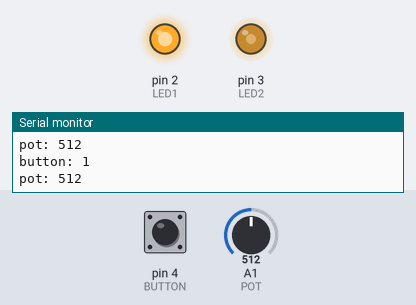
Bench run of a sketch on a simulated Arduino Uno, built with avr-gcc and run on an emulated ATmega328P. Shown: output pins drawn as LEDs (lit = HIGH), the last lines printed to the serial monitor. Inputs (shaded band) come from the test bench; at power-on: A1 (POT) = 512, pin 4 (BUTTON) HIGH.

Above: at 1.2 s.
1.3 s: A1 (POT) set to 716
At 2.5 s:
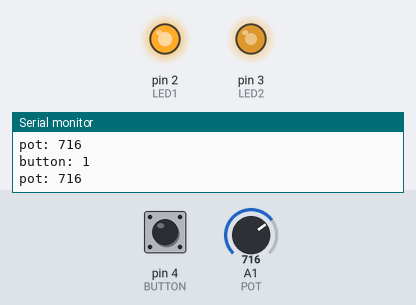
2.8 s: pin 4 (BUTTON) pulled LOW for 3.2 s
At 4.7 s:
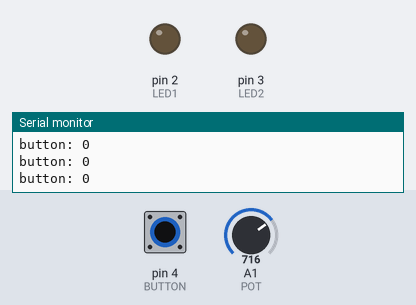
7.5 s: A1 (POT) set to 900
At 8.3 s:
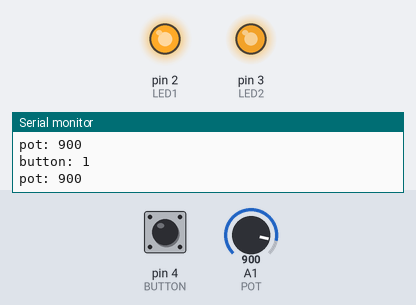
9.0 s: A1 (POT) set to 122
At 9.7 s:
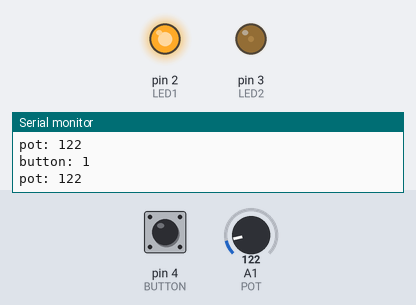
10.5 s: A1 (POT) set to 0
At 11.2 s:
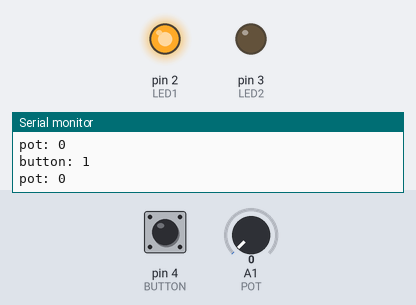
Timing chart, 0 to 13.0 s (numbered marks = the images above; inputs shaded):
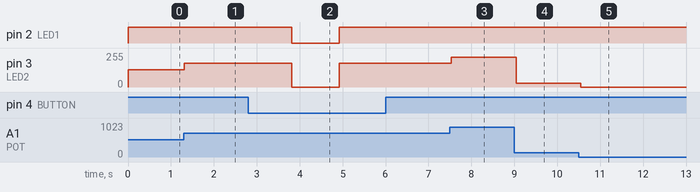

Measured:
- after the input at 1.3 s, pin 3 (LED2): 128/255 → 179/255 at once
- after the input at 2.8 s, pin 2 (LED1): HIGH → LOW after 1.0 s, → HIGH 1.1 s later; pin 3 (LED2): 179/255 → 0/255 after 1.0 s, → 179/255 1.1 s later
- after the input at 7.5 s, pin 3 (LED2): 179/255 → 225/255 at once
- after the input at 9.0 s, pin 3 (LED2): 225/255 → 30/255 at once
- after the input at 10.5 s, pin 3 (LED2): 30/255 → 0/255 after 0.05 s

The sketch:

makershield_tdd.ino
```cpp
int POT = 1;
int LED1 = 2;
int LED2 = 3;
int BUTTON = 4;

int rate=100;

const int STATE_OFF = 0;
const int STATE_ON = 1;
int state = STATE_ON;


void setup(){
  Serial.begin(9600);

  pinMode(POT, INPUT);
  pinMode(BUTTON, INPUT);
  digitalWrite(BUTTON, HIGH);
  pinMode(LED1, OUTPUT);
  pinMode(LED2, OUTPUT);
}

int transition_counter = 0;

void loop(){
  int pot = 0;
  int button_value = digitalRead(BUTTON);
  Serial.print("button: ");
  Serial.println(button_value, DEC);
  if(button_value == 0){
    transition_counter += 1;
  }else{
    transition_counter = 0;
  }
  if(transition_counter > 1000 / rate){
    state = 1 - state; //ok for two states only
    transition_counter = 0;
  }
  switch( state ){
    case STATE_ON:
      pot = analogRead(POT);
      Serial.print("pot: ");
      Serial.println( pot, DEC );
      digitalWrite(LED1, HIGH);
      analogWrite(LED2, pot/4);
      break;
    case STATE_OFF:
      digitalWrite(LED1, LOW);
      digitalWrite(LED2, LOW);
      break;
  }
  delay(rate);
}
```
